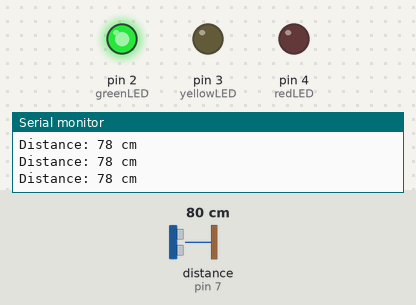
Bench run of a sketch on a simulated Arduino Uno, built with avr-gcc and run on an emulated ATmega328P. Shown: output pins drawn as LEDs (lit = HIGH), the last lines printed to the serial monitor. Wiring (inferred from the names in the program): ultrasonic range finder: trigger pin 9; echo pin 7. Inputs (shaded band) come from the test bench; at power-on: distance to the obstacle (sensor on pin 7) 80 cm. The echo pulse lasts 58.3 µs per cm; pins used as bus, display or sensor lines are not drawn.

Above: at 1.2 s.
1.3 s: distance to the obstacle (sensor on pin 7) set to 23 cm
2.8 s: distance to the obstacle (sensor on pin 7) set to 19 cm
At 3.5 s:
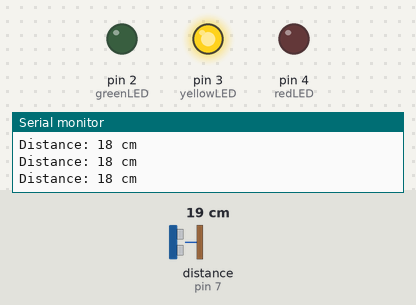
4.3 s: distance to the obstacle (sensor on pin 7) set to 12 cm
7.3 s: distance to the obstacle (sensor on pin 7) set to 9 cm
At 8.4 s:
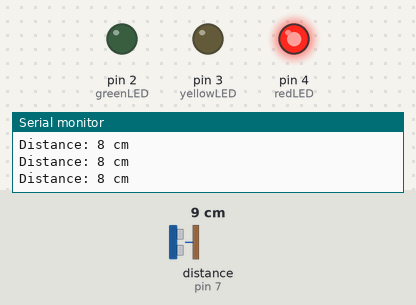
8.9 s: distance to the obstacle (sensor on pin 7) set to 18 cm
At 10.0 s:
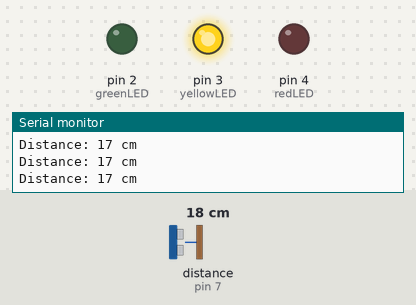
10.6 s: distance to the obstacle (sensor on pin 7) set to 2 cm
At 11.7 s:
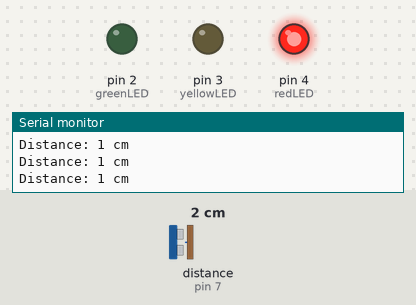
Timing chart, 0 to 13.2 s (numbered marks = the images above; inputs shaded):
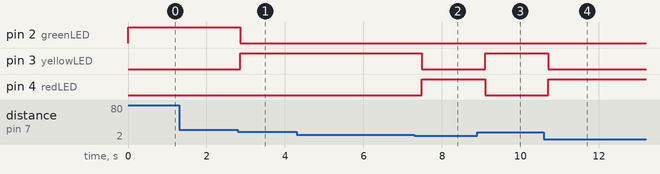

The sketch:

ODS.ino
```cpp
const int trigPin = 9;
const int echoPin = 7;

const int greenLED = 2;
const int yellowLED = 3;
const int redLED = 4;

long duration;
int distance;

void setup() {

  Serial.begin(9600);


  pinMode(trigPin, OUTPUT);
  pinMode(echoPin, INPUT);

  pinMode(greenLED, OUTPUT);
  pinMode(yellowLED, OUTPUT);
  pinMode(redLED, OUTPUT);
}

void loop() {

  digitalWrite(trigPin, LOW);
  delayMicroseconds(2);


  digitalWrite(trigPin, HIGH);
  delayMicroseconds(10);
  digitalWrite(trigPin, LOW);


  duration = pulseIn(echoPin, HIGH);


  distance = duration * 0.034 / 2;


  Serial.print("Distance: ");
  Serial.print(distance);
  Serial.println(" cm");


  if (distance < 10) {
    digitalWrite(redLED, HIGH);
    digitalWrite(yellowLED, LOW);
    digitalWrite(greenLED, LOW);
  }
  else if (distance >= 10 && distance < 20) {
    digitalWrite(redLED, LOW);
    digitalWrite(yellowLED, HIGH);
    digitalWrite(greenLED, LOW);
  }
  else {
    digitalWrite(redLED, LOW);
    digitalWrite(yellowLED, LOW);
    digitalWrite(greenLED, HIGH);
  }

  delay(200);
}
```

Measured:
- the behaviour switches between 21 and 20 cm on distance to the obstacle (sensor on pin 7) (found by bisection; images 0 and 1)
- the behaviour switches between 11 and 10 cm on distance to the obstacle (sensor on pin 7) (found by bisection; images 1 and 2)
- after the input at 2.8 s, pin 2 (greenLED): HIGH → LOW after 0.05 s; pin 3 (yellowLED): LOW → HIGH after 0.05 s
- after the input at 7.3 s, pin 3 (yellowLED): HIGH → LOW after 0.19 s; pin 4 (redLED): LOW → HIGH after 0.19 s
- after the input at 8.9 s, pin 3 (yellowLED): LOW → HIGH after 0.20 s; pin 4 (redLED): HIGH → LOW after 0.20 s
- after the input at 10.6 s, pin 3 (yellowLED): HIGH → LOW after 0.12 s; pin 4 (redLED): LOW → HIGH after 0.12 s
